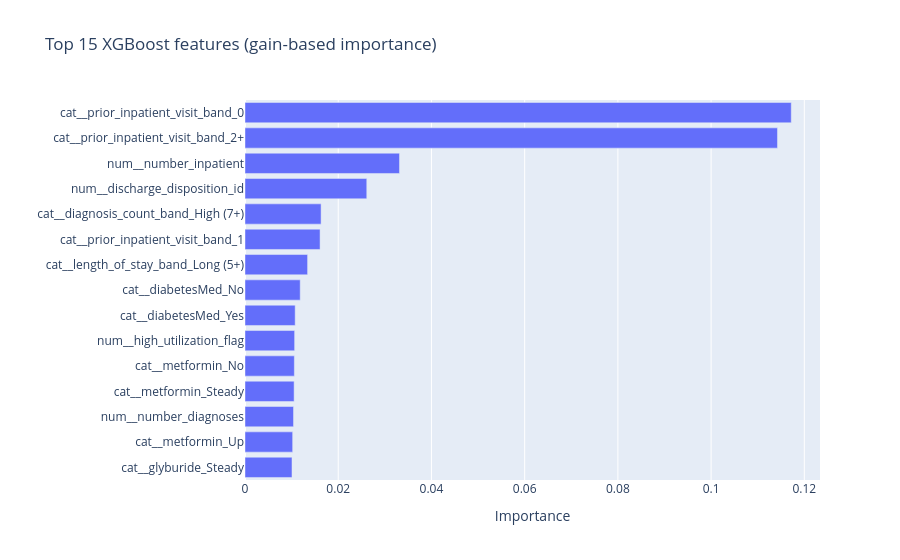

Source (notebook cell):
### Markdown cell above
## 4. Feature importance (XGBoost)

These features were **important to the model's predictions** — not causes of readmission.

### Code cell
names = pre.get_feature_names_out()
imp = pd.DataFrame({"feature": names, "importance": xgb.feature_importances_})
top = imp.sort_values("importance", ascending=False).head(15).sort_values("importance")
print(top.sort_values("importance", ascending=False).to_string(index=False))

fig = px.bar(top, x="importance", y="feature", orientation="h",
             title="Top 15 XGBoost features (gain-based importance)")
fig.update_layout(yaxis_title="", xaxis_title="Importance")
fig.show()

### Figure 1 — Plotly figure (JSON) as saved in the notebook; plotly's stock layout.template omitted (floating-point values rounded to 4 significant figures)
{"data": [{"hovertemplate": "importance=%{x}<br>feature=%{y}<extra></extra>", "legendgroup": "", "marker": {"color": "#636efa", "pattern": {"shape": ""}}, "name": "", "orientation": "h", "showlegend": false, "textposition": "auto", "type": "bar", "x": [0.01008, 0.01023, 0.01041, 0.01054, 0.01059, 0.01065, 0.01077, 0.01184, 0.01343, 0.01611, 0.01633, 0.02613, 0.03314, 0.1142, 0.1172], "xaxis": "x", "y": ["cat__glyburide_Steady", "cat__metformin_Up", "num__number_diagnoses", "cat__metformin_Steady", "cat__metformin_No", "num__high_utilization_flag", "cat__diabetesMed_Yes", "cat__diabetesMed_No", "cat__length_of_stay_band_Long (5+)", "cat__prior_inpatient_visit_band_1", "cat__diagnosis_count_band_High (7+)", "num__discharge_disposition_id", "num__number_inpatient", "cat__prior_inpatient_visit_band_2+", "cat__prior_inpatient_visit_band_0"], "yaxis": "y"}], "layout": {"barmode": "relative", "legend": {"tracegroupgap": 0}, "title": {"text": "Top 15 XGBoost features (gain-based importance)"}, "xaxis": {"anchor": "y", "domain": [0.0, 1.0], "title": {"text": "Importance"}}, "yaxis": {"anchor": "x", "domain": [0.0, 1.0], "title": {"text": ""}}}}
